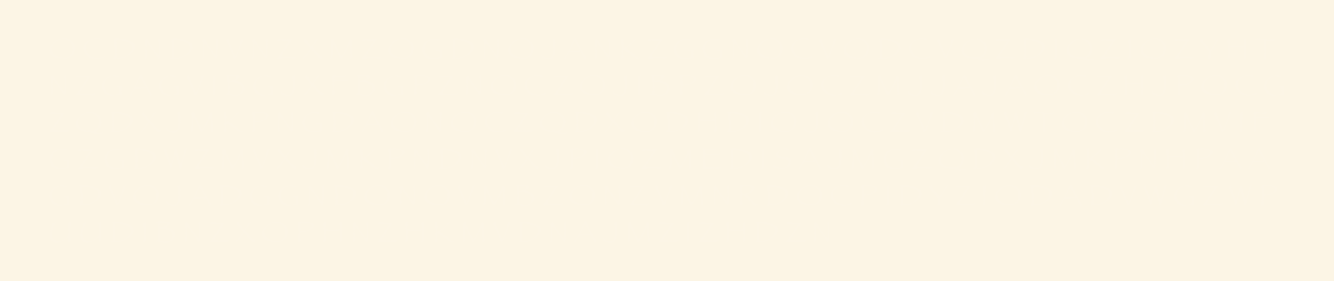
#> input picture parchment.png, 4000 x 842 px (shown at 1/3 size)
$ python cauldron.py
#> lines starting #> are read from the running program, lines starting #| are printed output that depends on the picture; after the words box and inside, x2 and y2 are one past the last pixel; in counts of white or black regions, pixels touching at a corner belong together
import numpy as np
import requests
import string
from PIL import Image
from wordsegment import load, segment

OCR_API_URL = "https://api.ocr.space"
OCR_API_KEY = "K81260059888957" # Throw-away key

def main ():
	print('\033[92mYou have requested help from the cauldron of Wunderwarts:')
	print('the magical cauldron that extracts spells from empty parchments!\033[0m')

	image = Image.open('./parchment.png')
#> image is the input picture: PIL image 4000x842 RGB; mean R, G, B 252, 245, 229.1
	pixels = np.asarray(image).copy()

	# As the head cauldronist I looked into the pixels
	# with pandas and noticed something strange with the blue channel

	for i, row in enumerate(pixels):
		for ii, pixel in enumerate(row):
			if (pixel[2] != 229): # If the blue value is not the usual value, then
				pixels[i][ii] = [0, 0, 0] # convert pixel to black
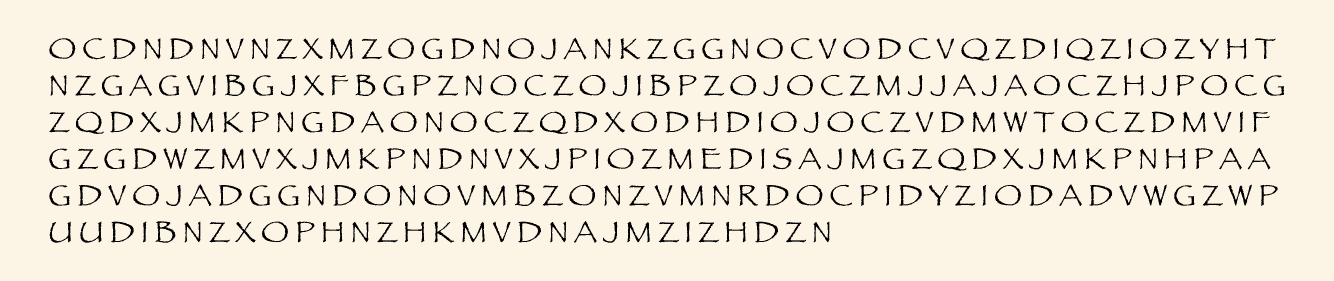
#> pixels: shape (842, 4000, 3) (shown at 1/3 size); 6.46% of pixels changed, all inside (x1, y1, x2, y2) = (148, 113, 3852, 728)

	# Save image with black text
	clear_image = Image.fromarray(pixels, 'RGB')
	clear_image.save('magic.jpg')

	print('✨ I can feel the magic! ✨')

	# Send image to an OCR API
	clear_file = open('magic.jpg', 'rb')
	res = requests.post(
		f'{OCR_API_URL}/parse/image',
		headers={
			'apikey': OCR_API_KEY
		},
		data={ 'OCREngine': 1 },
		files={
			'file': clear_file
		}
	)

	parsed_text = res.json()['ParsedResults'][0]['ParsedText']
	parsed_text = parsed_text.replace(' ', '').replace('\n', '')

	# Decrypt text with an ancient rotation spell
	decrypted = rotate_text(parsed_text)

	print('\033[93mYour spells have been extracted and decrypted:\033[0m')

	# To make it a bit more muggle readable, we use a word segmenter to add spaces
	# The spell names are kept a mystery for muggle safety,
	# as muff lia to could be an italian dessert
	segmented_sentence = segment(decrypted)
	print(' '.join(segmented_sentence))

def rotate_text (text, n = 5):
	alphabet = string.ascii_uppercase
	message = ''

	for letter in text.upper():
		if alphabet.find(letter) == -1:
			message += letter
		else:
			rotated_letter = alphabet[(alphabet.find(letter) + n) % len(alphabet)]
			message += rotated_letter

	return message

if __name__ == "__main__":
	load()
	main()
#> (the call stopped at in main, `res = requests.post( f'{OCR_API_URL}/parse/image', headers={ 'apikey':..`: requests is not available in this run)
